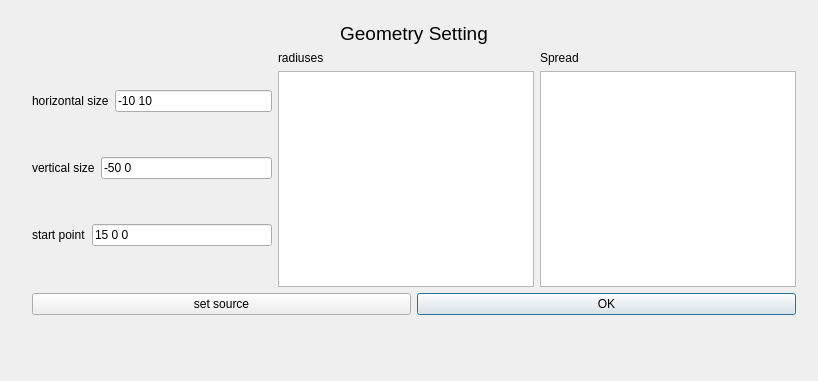
<?xml version="1.0" encoding="UTF-8"?>
<ui version="4.0">
 <class>GeometryDialog</class>
 <widget class="QDialog" name="GeometryDialog">
  <property name="geometry">
   <rect>
    <x>0</x>
    <y>0</y>
    <width>818</width>
    <height>381</height>
   </rect>
  </property>
  <property name="windowTitle">
   <string>Dialog</string>
  </property>
  <widget class="QWidget" name="layoutWidget">
   <property name="geometry">
    <rect>
     <x>32</x>
     <y>22</y>
     <width>764</width>
     <height>293</height>
    </rect>
   </property>
   <layout class="QVBoxLayout" name="verticalLayout_4">
    <item>
     <widget class="QLabel" name="label">
      <property name="font">
       <font>
        <pointsize>14</pointsize>
       </font>
      </property>
      <property name="text">
       <string>Geometry Setting</string>
      </property>
      <property name="alignment">
       <set>Qt::AlignCenter</set>
      </property>
     </widget>
    </item>
    <item>
     <layout class="QHBoxLayout" name="horizontalLayout_4">
      <item>
       <layout class="QVBoxLayout" name="verticalLayout">
        <item>
         <layout class="QHBoxLayout" name="horizontalLayout">
          <item>
           <widget class="QLabel" name="label_2">
            <property name="text">
             <string>horizontal size</string>
            </property>
            <property name="buddy">
             <cstring>ln_horizontalSize</cstring>
            </property>
           </widget>
          </item>
          <item>
           <widget class="QLineEdit" name="ln_horizontalSize">
            <property name="text">
             <string>-10 10</string>
            </property>
           </widget>
          </item>
         </layout>
        </item>
        <item>
         <layout class="QHBoxLayout" name="horizontalLayout_2">
          <item>
           <widget class="QLabel" name="label_3">
            <property name="text">
             <string>vertical size</string>
            </property>
            <property name="buddy">
             <cstring>ln_verticalSize</cstring>
            </property>
           </widget>
          </item>
          <item>
           <widget class="QLineEdit" name="ln_verticalSize">
            <property name="text">
             <string>-50 0</string>
            </property>
           </widget>
          </item>
         </layout>
        </item>
        <item>
         <layout class="QHBoxLayout" name="horizontalLayout_3">
          <item>
           <widget class="QLabel" name="label_4">
            <property name="text">
             <string>start point</string>
            </property>
            <property name="buddy">
             <cstring>ln_startPoint</cstring>
            </property>
           </widget>
          </item>
          <item>
           <widget class="QLineEdit" name="ln_startPoint">
            <property name="text">
             <string>15 0 0</string>
            </property>
           </widget>
          </item>
         </layout>
        </item>
       </layout>
      </item>
      <item>
       <layout class="QVBoxLayout" name="verticalLayout_2">
        <item>
         <widget class="QLabel" name="lbl_points">
          <property name="text">
           <string>radiuses</string>
          </property>
         </widget>
        </item>
        <item>
         <widget class="QTextEdit" name="txtEdit"/>
        </item>
       </layout>
      </item>
      <item>
       <layout class="QVBoxLayout" name="verticalLayout_3">
        <item>
         <widget class="QLabel" name="lbl_spread">
          <property name="text">
           <string>Spread</string>
          </property>
          <property name="buddy">
           <cstring>txtEdit_spread</cstring>
          </property>
         </widget>
        </item>
        <item>
         <widget class="QTextEdit" name="txtEdit_spread"/>
        </item>
       </layout>
      </item>
     </layout>
    </item>
    <item>
     <layout class="QHBoxLayout" name="horizontalLayout_5">
      <item>
       <widget class="QPushButton" name="btn_setSource">
        <property name="text">
         <string>set source</string>
        </property>
        <property name="autoDefault">
         <bool>false</bool>
        </property>
        <property name="default">
         <bool>true</bool>
        </property>
       </widget>
      </item>
      <item>
       <widget class="QPushButton" name="btn_OK">
        <property name="text">
         <string>OK</string>
        </property>
        <property name="autoDefault">
         <bool>false</bool>
        </property>
        <property name="default">
         <bool>true</bool>
        </property>
       </widget>
      </item>
     </layout>
    </item>
   </layout>
  </widget>
 </widget>
 <resources/>
 <connections/>
</ui>
